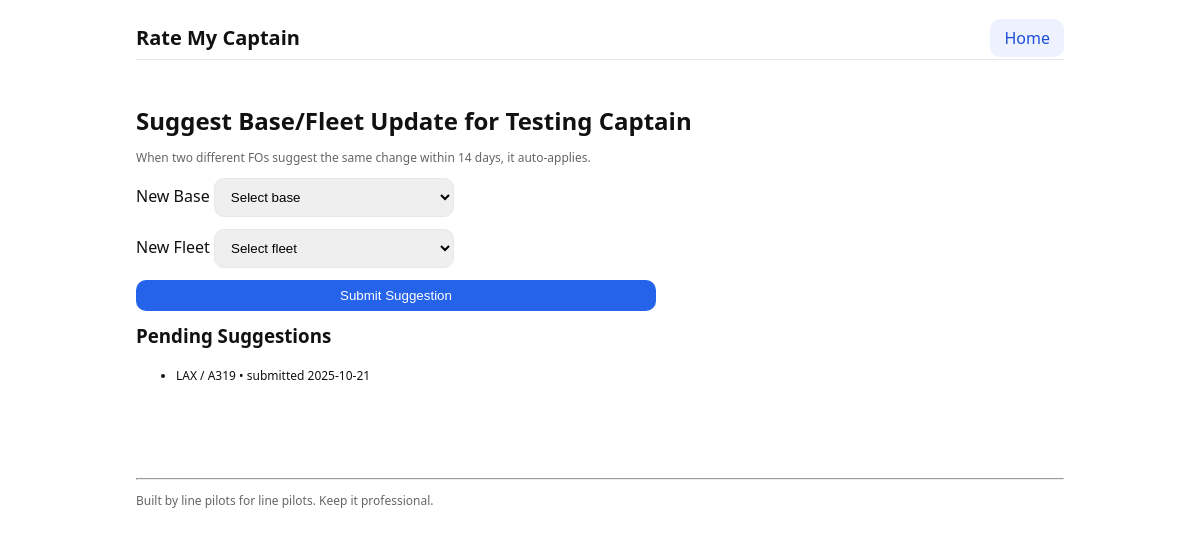
Page /captain/4/suggest (signed in) on the committed database.
### app.py (models this page shows)
class Captain(Base):
    __tablename__ = "captains"
    id = Column(Integer, primary_key=True)
    employee_id = Column(String, unique=True, nullable=False)   # non-PII slug like CA-XXXX
    name = Column(String, nullable=False)
    base = Column(String, nullable=False)
    fleet = Column(String, nullable=False)
    updated_at = Column(DateTime, default=datetime.utcnow)
    reviews = relationship("Review", back_populates="captain")

class EditSuggestion(Base):
    __tablename__ = "edit_suggestions"
    id = Column(Integer, primary_key=True)
    captain_id = Column(Integer, ForeignKey("captains.id"), nullable=False)
    new_base = Column(String, nullable=False)
    new_fleet = Column(String, nullable=False)
    status = Column(String, default="pending")  # pending/approved/rejected/expired
    created_at = Column(DateTime, default=datetime.utcnow)
    resolved_at = Column(DateTime, nullable=True)
    creator_hash = Column(String, nullable=False)

### app.py (the view, shortened to what this page needs)
@app.route("/captain/<int:cid>/suggest", methods=["GET","POST"])
def suggest_update(cid):
    if not session.get("authed"): return redirect(url_for("login"))
    with Session(engine) as s:
        c = s.get(Captain, cid)
        if not c: return "Not found", 404
    token, to_set = get_or_set_reviewer_token()
    creator_hash = reviewer_hash_from_token(token)
    with Session(engine) as s:
        pending = s.scalars(select(EditSuggestion).where(and_(
            EditSuggestion.captain_id==cid,
            EditSuggestion.status=="pending"
        )).order_by(EditSuggestion.created_at.desc())).all()
    resp = make_response(render_template(
        "suggest_update.html",
        captain=c, bases=ALLOWED_BASES, fleets=ALLOWED_FLEETS, pending=pending,
        title=f"{APP_NAME} · Suggest Update"
    ))
    if to_set: resp.set_cookie(REV_COOKIE, to_set, max_age=REV_COOKIE_MAX_AGE, httponly=True, samesite='Lax')
    return resp

### app.py (called while the page is built)
def get_or_set_reviewer_token():
    token = request.cookies.get(REV_COOKIE)
    if token:
        return token, None
    new_token = str(uuid.uuid4())
    return new_token, new_token

def reviewer_hash_from_token(token: str) -> str:
    digest = hmac.new(REVIEWER_PEPPER.encode(), token.encode(), hashlib.sha256).hexdigest()
    return digest[:32]

### templates/suggest_update.html (shortened to what this page needs)
{% extends "base.html" %}
{% block content %}
<h2>Suggest Base/Fleet Update for {{ captain.name }}</h2>
<p class="small muted">When two different FOs suggest the same change within 14 days, it auto-applies.</p>
<form method="post" class="col" style="max-width:520px;">
  <label>New Base
    <select class="input" name="base" required>
      <option value="" selected disabled>Select base</option>
    </select>
  </label>
  <label>New Fleet
    <select class="input" name="fleet" required>
      <option value="" selected disabled>Select fleet</option>
    </select>
  </label>
  <button class="btn" type="submit">Submit Suggestion</button>
</form>
{% if pending and pending|length > 0 %}
  <h3 class="mt12">Pending Suggestions</h3>
  <ul>
    {% for s in pending %}
      <li class="small">{{ s.new_base }} / {{ s.new_fleet }} • submitted {{ s.created_at.date() }}</li>
    {% endfor %}
  </ul>
{% endif %}
{% endblock %}

### static/main.css (style rules this page uses)
:root { --fg:#111; --bg:#fff; --muted:#666; --accent:#2563eb; --card:#f7f7f8; --line:#e5e7eb; }
* { box-sizing:border-box }
body { margin:0;font-family:system-ui,Segoe UI,Roboto,Arial,sans-serif;color:var(--fg);background:var(--bg) }
h2 { margin:12px 0 4px }
.col { display:flex;flex-direction:column;gap:12px }
.mt12 { margin-top:12px }
.small { font-size:12px }
.muted { color:var(--muted) }
.btn { background:var(--accent);color:#fff;border:none;border-radius:10px;padding:8px 14px;cursor:pointer }
.input { padding:10px 12px;border:1px solid var(--line);border-radius:10px;min-width:240px }

### rows in the picture
Captain: name "Testing Captain"
EditSuggestion: new_base "LAX", new_fleet "A319", created_at "2025-10-21"
